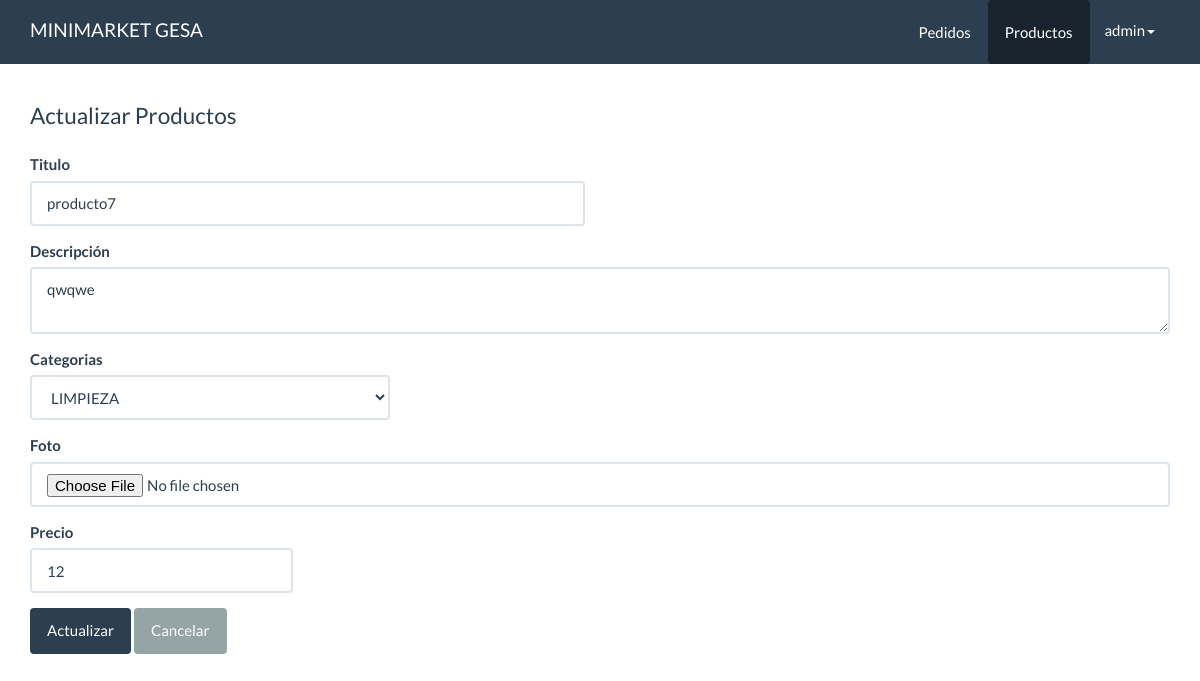
/panel/productos/form_actualizar.php?id=17 (signed in), run on an earlier commit of the app's database.
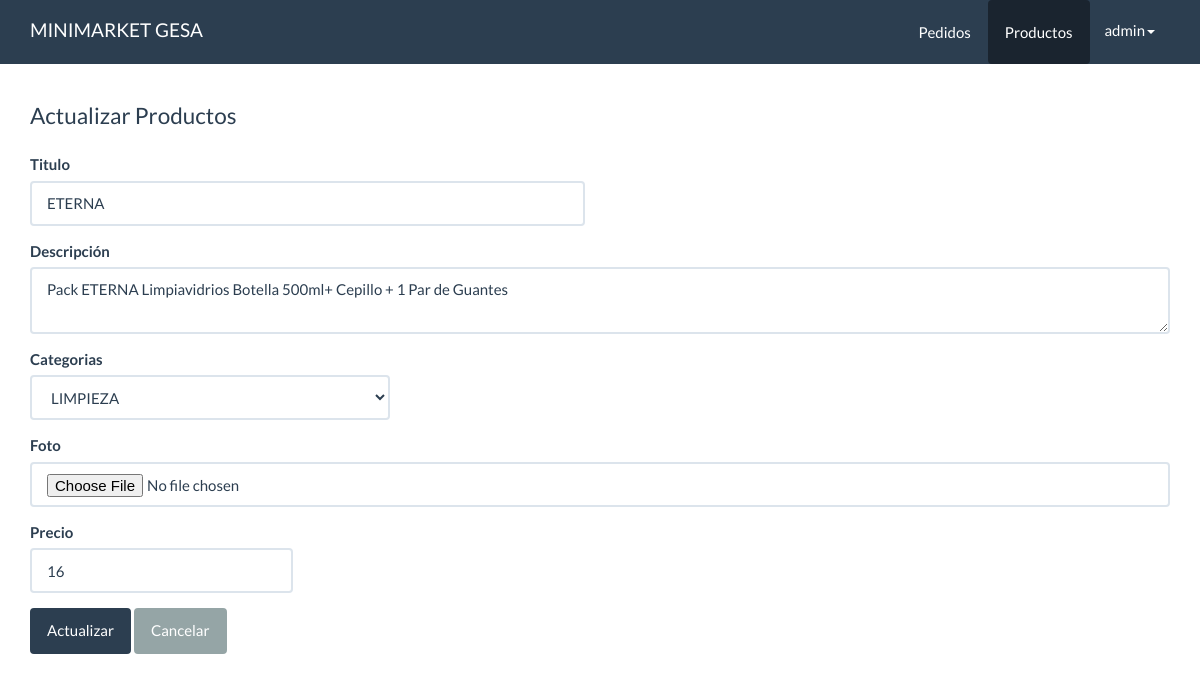
And on a later commit of the database.
### tables this page shows
CREATE TABLE `productos` (
  `ID` int(11) NOT NULL,
  `titulo` varchar(80) NOT NULL,
  `descripcion` varchar(300) NOT NULL,
  `foto` varchar(100) NOT NULL,
  `precio` decimal(10,0) NOT NULL,
  `categoria_ID` int(10) NOT NULL,
  `fecha` date NOT NULL,
  `estado` int(11) NOT NULL DEFAULT 1
);

CREATE TABLE `categorias` (
  `ID` int(10) NOT NULL,
  `nombre` varchar(50) NOT NULL
);

### src/Productos.php (called while the page is built, shortened)
<?php
class Productos
{
    private $cn = null;
    public function __construct()
    {
        $this->config = parse_ini_file(__DIR__ . '/../config.ini');
        $this->cn = new \PDO($this->config['dns'], $this->config['usuario'], $this->config['clave'], array(
            \PDO::MYSQL_ATTR_INIT_COMMAND => 'SET NAMES utf8'
        ));
    }
    public function mostrarPorID($ID)
    {
        $sql = "SELECT * FROM `productos` WHERE `ID`=:ID ";
        $resultado = $this->cn->prepare($sql);
        $_array = array(
            ":ID" => $ID
        );
        if ($resultado->execute($_array))
            return $resultado->fetch();
        return false;
    }
}

### src/Categoria.php (called while the page is built, shortened)
<?php
class Categoria
{
    private $cn = null;
    public function __construct()
    {
        $this->config = parse_ini_file(__DIR__ . '/../config.ini');
        $this->cn = new \PDO($this->config['dns'], $this->config['usuario'], $this->config['clave'], array(
            \PDO::MYSQL_ATTR_INIT_COMMAND => 'SET NAMES utf8'
        ));
    }
    public function mostrar()
    {
        $sql = "SELECT * FROM categorias";
        $resultado = $this->cn->prepare($sql);
        if ($resultado->execute())
            return $resultado->fetchAll();
        return false;
    }
}

### panel/productos/form_actualizar.php (the view, shortened to what the changed rows need)
<?php
  if(isset($_GET['id']) && is_numeric($_GET['id'])){
      $id = $_GET['id'];
      $productos = new Minimarket\Productos;
      $resultado = $productos->mostrarPorId($id);
  }else{
    header('Location: index.php');
  }
?>
<!DOCTYPE html>
<html lang="en">
  <head>
    <link rel="stylesheet" href="../../assets/css/bootstrap.min.css">
    <link rel="stylesheet" href="../../assets/css/estilos.css">
  </head>
  <body>
    <div class="container" id="main">
      <div class="row">
        <div class="col-md-12">
          <fieldset>
            <form method="POST" action="../acciones.php" enctype="multipart/form-data" >
              <div class="row">
                  <div class="col-md-6">
                      <div class="form-group">
                          <label>Titulo</label>
                          <input value="<?php print $resultado['titulo'] ?>" type="text" class="form-control" name="titulo" required>
                      </div>
                  </div>
              </div>
              <div class="row">
                  <div class="col-md-12">
                      <div class="form-group">
                          <label>Descripción</label>
                          <textarea class="form-control" name="descripcion" ID="" cols="3" required><?php print $resultado['descripcion']?></textarea>
                      </div>
                  </div>
              </div>
              <div class="row">
                  <div class="col-md-4">
                      <div class="form-group">
                          <label>Categorias</label>
                          <select class="form-control" name="categoria_ID" required>
                            <?php
                              $categoria = new Minimarket\Categoria;
                              $info_categoria = $categoria->mostrar();
                              $cantidad = count($info_categoria);
                                for($x =0; $x< $cantidad;$x++){
                                  $item = $info_categoria[$x];
                              ?>
                                <option value="<?php print $item['ID'] ?>"
                                <?php print $resultado['categoria_ID']== $item['ID'] ?'selected':'' ?>
                                ><?php print $item['nombre'] ?></option>
                              <?php
                                }
                              ?>
                          </select>
                      </div>
                  </div>
              </div>
              <div class="row">
                  <div class="col-md-3">
                      <div class="form-group">
                          <label>Precio</label>
                          <input value="<?php print $resultado['precio']?>" type="text" class="form-control" name="precio" placeholder="0.00" required>
                      </div>
                  </div>
              </div>
            </form>
          </fieldset>
        </div>
      </div>
    </div>
  </body>
</html>

What changed in the data, as far as the page shows it:
changed productos "LIMPIEZA": titulo "producto7" → "ETERNA"; descripcion "qwqwe" → "Pack ETERNA Limpiavidrios Botella 500ml+ Cepillo + 1 Par de Guantes"; precio "12" → "16"
